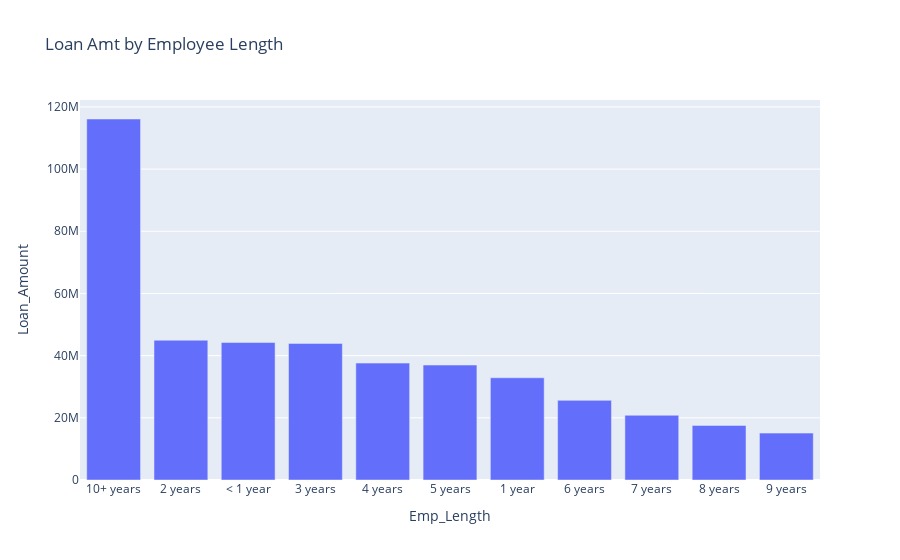

The notebook cell saved with this chart:
### Code cell
empl = df.groupby('Emp_Length')['Loan_Amount'].sum().sort_values(ascending=False).reset_index()
px.bar(empl, x= 'Emp_Length', y = 'Loan_Amount', title='Loan Amt by Employee Length')

### Figure 1 — Plotly figure (JSON) as saved in the notebook; plotly's stock layout.template omitted (floating-point values rounded to 4 significant figures)
{"data": [{"hovertemplate": "Emp_Length=%{x}<br>Loan_Amount=%{y}<extra></extra>", "legendgroup": "", "marker": {"color": "#636efa", "pattern": {"shape": ""}}, "name": "", "orientation": "v", "showlegend": false, "textposition": "auto", "type": "bar", "x": ["10+ years", "2 years", "< 1 year", "3 years", "4 years", "5 years", "1 year", "6 years", "7 years", "8 years", "9 years"], "xaxis": "x", "y": [116115950, 44967975, 44210625, 43937850, 37600375, 36973625, 32883125, 25612650, 20811725, 17558950, 15084225], "yaxis": "y"}], "layout": {"barmode": "relative", "legend": {"tracegroupgap": 0}, "title": {"text": "Loan Amt by Employee Length"}, "xaxis": {"anchor": "y", "domain": [0, 1], "title": {"text": "Emp_Length"}}, "yaxis": {"anchor": "x", "domain": [0, 1], "title": {"text": "Loan_Amount"}}}}
